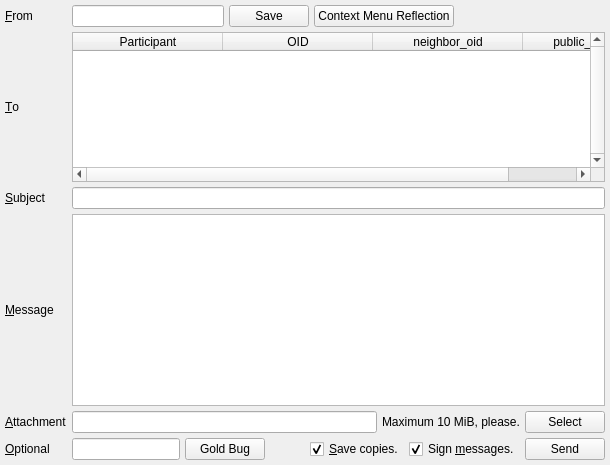
              <widget class="QWidget" name="tab_5">
               <attribute name="title">
                <string>&amp;Write</string>
               </attribute>
               <layout class="QGridLayout" name="gridLayout_4">
                <property name="margin">
                 <number>5</number>
                </property>
                <property name="spacing">
                 <number>5</number>
                </property>
                <item row="0" column="0">
                 <widget class="QLabel" name="label_41">
                  <property name="text">
                   <string>&amp;From</string>
                  </property>
                  <property name="buddy">
                   <cstring>emailName</cstring>
                  </property>
                 </widget>
                </item>
                <item row="1" column="0">
                 <widget class="QLabel" name="label_10">
                  <property name="text">
                   <string>&amp;To</string>
                  </property>
                  <property name="buddy">
                   <cstring>emailParticipants</cstring>
                  </property>
                 </widget>
                </item>
                <item row="1" column="1">
                 <layout class="QHBoxLayout" name="horizontalLayout_75">
                  <property name="spacing">
                   <number>5</number>
                  </property>
                  <item>
                   <widget class="QTableWidget" name="emailParticipants">
                    <property name="sizePolicy">
                     <sizepolicy hsizetype="Expanding" vsizetype="Minimum">
                      <horstretch>0</horstretch>
                      <verstretch>0</verstretch>
                     </sizepolicy>
                    </property>
                    <property name="maximumSize">
                     <size>
                      <width>16777215</width>
                      <height>150</height>
                     </size>
                    </property>
                    <property name="verticalScrollBarPolicy">
                     <enum>Qt::ScrollBarAlwaysOn</enum>
                    </property>
                    <property name="alternatingRowColors">
                     <bool>true</bool>
                    </property>
                    <property name="selectionBehavior">
                     <enum>QAbstractItemView::SelectRows</enum>
                    </property>
                    <property name="horizontalScrollMode">
                     <enum>QAbstractItemView::ScrollPerPixel</enum>
                    </property>
                    <property name="sortingEnabled">
                     <bool>true</bool>
                    </property>
                    <attribute name="horizontalHeaderDefaultSectionSize">
                     <number>150</number>
                    </attribute>
                    <attribute name="horizontalHeaderStretchLastSection">
                     <bool>true</bool>
                    </attribute>
                    <column>
                     <property name="text">
                      <string>Participant</string>
                     </property>
                    </column>
                    <column>
                     <property name="text">
                      <string>OID</string>
                     </property>
                    </column>
                    <column>
                     <property name="text">
                      <string>neighbor_oid</string>
                     </property>
                    </column>
                    <column>
                     <property name="text">
                      <string>public_key_hash</string>
                     </property>
                    </column>
                   </widget>
                  </item>
                 </layout>
                </item>
                <item row="3" column="1">
                 <widget class="QTextEdit" name="outgoingMessage">
                  <property name="tabChangesFocus">
                   <bool>true</bool>
                  </property>
                  <property name="textInteractionFlags">
                   <set>Qt::TextEditorInteraction</set>
                  </property>
                 </widget>
                </item>
                <item row="5" column="1">
                 <layout class="QHBoxLayout" name="horizontalLayout_31">
                  <property name="spacing">
                   <number>5</number>
                  </property>
                  <item>
                   <widget class="QLineEdit" name="goldbug"/>
                  </item>
                  <item>
                   <widget class="QPushButton" name="generateGoldBug">
                    <property name="toolTip">
                     <string>&lt;html&gt;&lt;head/&gt;&lt;body&gt;&lt;p&gt;Bundle the e-mail in an additional layer of AES-256 encryption. Do remember to notify all recipients of the key.&lt;/p&gt;&lt;/body&gt;&lt;/html&gt;</string>
                    </property>
                    <property name="text">
                     <string>Gold Bug</string>
                    </property>
                   </widget>
                  </item>
                  <item>
                   <spacer name="horizontalSpacer_33">
                    <property name="orientation">
                     <enum>Qt::Horizontal</enum>
                    </property>
                    <property name="sizeHint" stdset="0">
                     <size>
                      <width>40</width>
                      <height>20</height>
                     </size>
                    </property>
                   </spacer>
                  </item>
                  <item>
                   <widget class="QCheckBox" name="saveCopy">
                    <property name="text">
                     <string>&amp;Save copies.</string>
                    </property>
                    <property name="checked">
                     <bool>true</bool>
                    </property>
                   </widget>
                  </item>
                  <item>
                   <widget class="QCheckBox" name="emailSignMessages">
                    <property name="toolTip">
                     <string>&lt;html&gt;&lt;head/&gt;&lt;body&gt;&lt;p&gt;The kernel is responsible for signing messages. Because messages are queued, please avoid toggling this checkbox until queued messages have been processed by the kernel.&lt;/p&gt;&lt;/body&gt;&lt;/html&gt;</string>
                    </property>
                    <property name="text">
                     <string>Sign &amp;messages.</string>
                    </property>
                    <property name="checked">
                     <bool>true</bool>
                    </property>
                   </widget>
                  </item>
                  <item>
                   <widget class="QPushButton" name="sendMail">
                    <property name="text">
                     <string>Send</string>
                    </property>
                   </widget>
                  </item>
                 </layout>
                </item>
                <item row="5" column="0">
                 <widget class="QLabel" name="label_6">
                  <property name="text">
                   <string>&amp;Optional</string>
                  </property>
                  <property name="buddy">
                   <cstring>goldbug</cstring>
                  </property>
                 </widget>
                </item>
                <item row="3" column="0">
                 <widget class="QLabel" name="label_26">
                  <property name="text">
                   <string>&amp;Message</string>
                  </property>
                  <property name="buddy">
                   <cstring>outgoingMessage</cstring>
                  </property>
                 </widget>
                </item>
                <item row="0" column="1">
                 <layout class="QHBoxLayout" name="horizontalLayout_47">
                  <property name="spacing">
                   <number>5</number>
                  </property>
                  <item>
                   <widget class="QLineEdit" name="emailName"/>
                  </item>
                  <item>
                   <widget class="QPushButton" name="saveEmailName">
                    <property name="text">
                     <string>Save</string>
                    </property>
                   </widget>
                  </item>
                  <item>
                   <widget class="QPushButton" name="emailWriteActionMenu">
                    <property name="text">
                     <string>Context Menu Reflection</string>
                    </property>
                   </widget>
                  </item>
                  <item>
                   <spacer name="horizontalSpacer_45">
                    <property name="orientation">
                     <enum>Qt::Horizontal</enum>
                    </property>
                    <property name="sizeHint" stdset="0">
                     <size>
                      <width>40</width>
                      <height>20</height>
                     </size>
                    </property>
                   </spacer>
                  </item>
                 </layout>
                </item>
                <item row="2" column="0">
                 <widget class="QLabel" name="label_25">
                  <property name="text">
                   <string>&amp;Subject</string>
                  </property>
                  <property name="buddy">
                   <cstring>outgoingSubject</cstring>
                  </property>
                 </widget>
                </item>
                <item row="2" column="1">
                 <widget class="QLineEdit" name="outgoingSubject"/>
                </item>
                <item row="4" column="0">
                 <widget class="QLabel" name="label_94">
                  <property name="text">
                   <string>&amp;Attachment</string>
                  </property>
                  <property name="buddy">
                   <cstring>attachment</cstring>
                  </property>
                 </widget>
                </item>
                <item row="4" column="1">
                 <layout class="QHBoxLayout" name="horizontalLayout_51">
                  <item>
                   <widget class="QLineEdit" name="attachment"/>
                  </item>
                  <item>
                   <widget class="QLabel" name="label_95">
                    <property name="text">
                     <string>Maximum 10 MiB, please.</string>
                    </property>
                   </widget>
                  </item>
                  <item>
                   <widget class="QPushButton" name="selectAttachment">
                    <property name="text">
                     <string>Select</string>
                    </property>
                   </widget>
                  </item>
                 </layout>
                </item>
               </layout>
              </widget>
